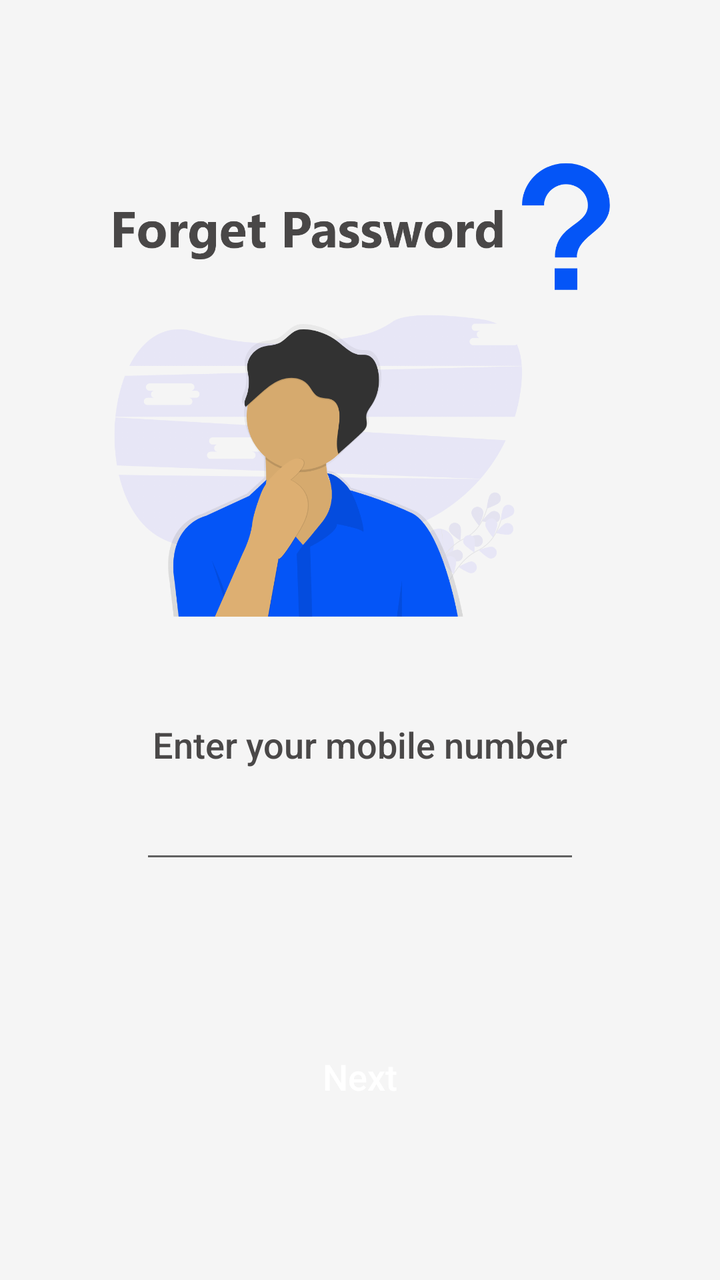
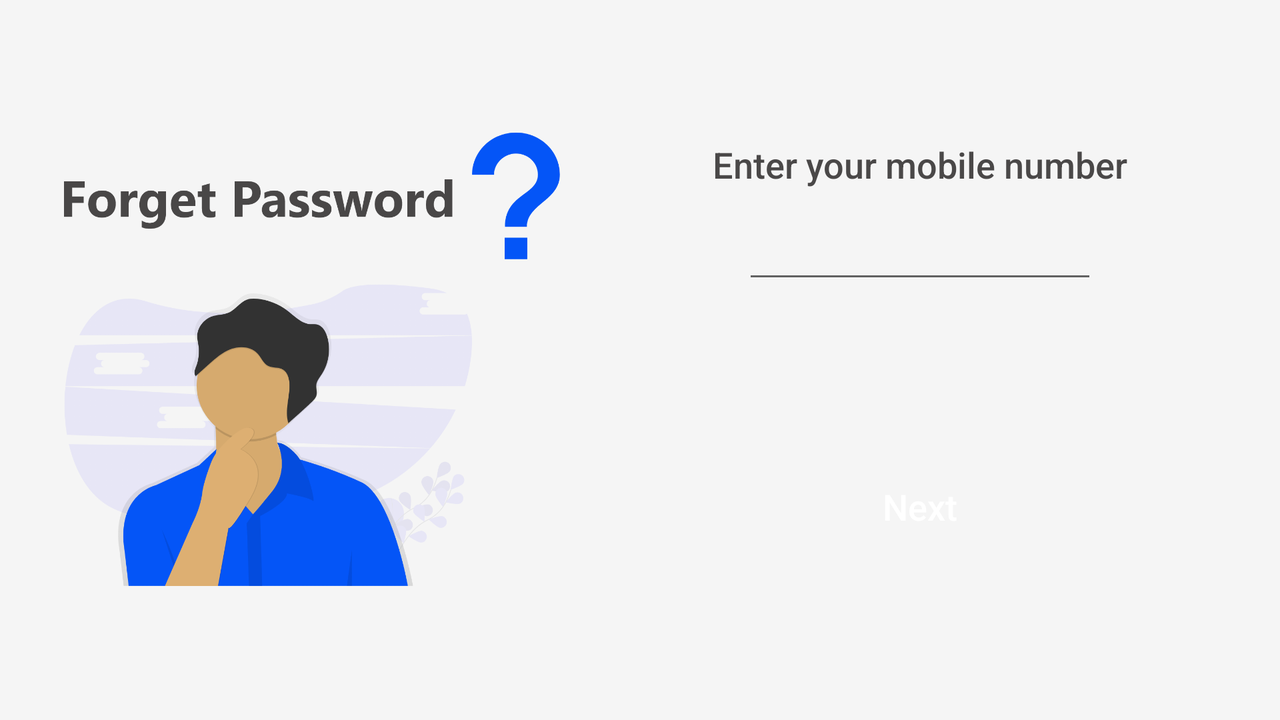

The same Android screen from two of the app's own layout files: first res/layout/ as a phone draws it, then the repository's variant for another configuration, drawn on a device whose configuration selects that folder. Both files follow.
<!-- AndroidManifest.xml: application theme AppTheme -->
<!-- res/layout/activity_forget_password.xml -->
<?xml version="1.0" encoding="utf-8"?>
<androidx.constraintlayout.widget.ConstraintLayout xmlns:android="http://schemas.android.com/apk/res/android"
    xmlns:app="http://schemas.android.com/apk/res-auto"
    xmlns:tools="http://schemas.android.com/tools"
    android:layout_width="match_parent"
    android:layout_height="match_parent"
    android:background="@color/lightWhite"
    tools:context="dev.dileepabandara.railwayguider.Common.ForgetPassword">

    <ProgressBar
        android:id="@+id/progressBarForgetPassword"
        style="?android:attr/progressBarStyle"
        android:layout_width="40sp"
        android:layout_height="40sp"
        android:visibility="invisible"
        android:layout_marginTop="20sp"
        android:layout_marginEnd="20sp"
        app:layout_constraintEnd_toEndOf="parent"
        app:layout_constraintTop_toTopOf="parent" />

    <LinearLayout
        android:id="@+id/linearLayout25"
        android:layout_width="wrap_content"
        android:layout_height="wrap_content"
        android:orientation="vertical"
        android:layout_marginTop="70dp"
        app:layout_constraintEnd_toEndOf="parent"
        app:layout_constraintStart_toStartOf="parent"
        app:layout_constraintTop_toTopOf="parent">

        <ImageView
            android:layout_width="250dp"
            android:layout_height="250dp"
            android:layout_gravity="center"
            android:src="@drawable/activity_forget_password" />

        <TextView
            android:layout_width="wrap_content"
            android:layout_height="wrap_content"
            android:layout_gravity="center"
            android:layout_marginTop="40dp"
            android:fontFamily="sans-serif-medium"
            android:text="Enter your mobile number"
            android:textColor="@color/font_color"
            android:textSize="18sp" />

        <com.google.android.material.textfield.TextInputLayout
            android:id="@+id/userMobile"
            android:gravity="center"
            android:layout_width="match_parent"
            android:layout_height="wrap_content"
            android:layout_gravity="center"
            android:paddingStart="15dp"
            android:paddingEnd="15dp">

            <com.google.android.material.textfield.TextInputEditText
                android:layout_width="match_parent"
                android:gravity="center"
                android:layout_height="wrap_content"
                android:inputType="number"
                android:textSize="18sp"
                android:maxLength="10"
                android:transitionName="txt_mobile" />

        </com.google.android.material.textfield.TextInputLayout>


    </LinearLayout>

    <Button
        android:id="@+id/btnNext"
        android:layout_width="270dp"
        android:layout_height="50dp"
        android:layout_gravity="center"
        android:background="@drawable/design_button"
        android:fontFamily="sans-serif-medium"
        android:gravity="center"
        android:text="Next"
        android:textAllCaps="false"
        android:textColor="@color/white"
        android:textSize="18sp"
        app:layout_constraintBottom_toBottomOf="parent"
        app:layout_constraintEnd_toEndOf="parent"
        app:layout_constraintStart_toStartOf="parent"
        app:layout_constraintTop_toBottomOf="@+id/linearLayout25" />

</androidx.constraintlayout.widget.ConstraintLayout>
<!-- resources referenced by this layout -->
<resources>
  <color name="font_color">#4A4848</color>
  <color name="lightWhite">#f5f5f5</color>
  <color name="white">#fff</color>
  <!-- drawable activity_forget_password: png bitmap (drawable, 157714 bytes) -->
  <style name="AppTheme" parent="Theme.AppCompat.Light.NoActionBar">
          
          <item name="colorPrimary">@color/colorPrimary</item>
          <item name="colorPrimaryDark">@color/colorPrimaryDark</item>
          <item name="colorAccent">@color/colorAccent</item>
          
          
  
          
          <item name="android:windowContentTransitions">true</item>
      </style>
  <color name="colorPrimary">#0455F7</color>
  <color name="colorPrimaryDark">#0455F7</color>
  <color name="colorAccent">#0455F7</color>
</resources>
<!-- res/layout-land/activity_forget_password.xml (the repository's variant of the layout above) -->
<!-- drawn on the phone turned sideways -->
<?xml version="1.0" encoding="utf-8"?>
<androidx.constraintlayout.widget.ConstraintLayout xmlns:android="http://schemas.android.com/apk/res/android"
    xmlns:app="http://schemas.android.com/apk/res-auto"
    xmlns:tools="http://schemas.android.com/tools"
    android:layout_width="match_parent"
    android:layout_height="match_parent"
    android:background="@color/lightWhite"
    tools:context="dev.dileepabandara.railwayguider.Common.ForgetPassword">

    <ProgressBar
        android:id="@+id/progressBarForgetPassword"
        style="?android:attr/progressBarStyle"
        android:layout_width="40sp"
        android:layout_height="40sp"
        android:visibility="invisible"
        android:layout_marginTop="20sp"
        android:layout_marginEnd="20sp"
        app:layout_constraintEnd_toEndOf="parent"
        app:layout_constraintTop_toTopOf="parent" />

    <LinearLayout
        android:id="@+id/linearLayout25"
        android:layout_width="wrap_content"
        android:layout_height="wrap_content"
        android:layout_marginTop="70dp"
        android:orientation="vertical"
        app:layout_constraintEnd_toEndOf="parent"
        app:layout_constraintStart_toEndOf="@+id/imageView16"
        app:layout_constraintTop_toTopOf="parent">

        <TextView
            android:layout_width="wrap_content"
            android:layout_height="wrap_content"
            android:layout_gravity="center"
            android:fontFamily="sans-serif-medium"
            android:text="Enter your mobile number"
            android:textColor="@color/font_color"
            android:textSize="18sp" />

        <com.google.android.material.textfield.TextInputLayout
            android:id="@+id/userMobile"
            android:layout_width="match_parent"
            android:layout_height="wrap_content"
            android:layout_gravity="center"
            android:gravity="center"
            android:paddingStart="15dp"
            android:paddingEnd="15dp">

            <com.google.android.material.textfield.TextInputEditText
                android:layout_width="match_parent"
                android:layout_height="wrap_content"
                android:gravity="center"
                android:inputType="number"
                android:maxLength="10"
                android:textSize="18sp"
                android:transitionName="txt_mobile" />

        </com.google.android.material.textfield.TextInputLayout>


    </LinearLayout>

    <Button
        android:id="@+id/btnNext"
        android:layout_width="270dp"
        android:layout_height="50dp"
        android:layout_gravity="center"
        android:background="@drawable/design_button"
        android:fontFamily="sans-serif-medium"
        android:gravity="center"
        android:text="Next"
        android:textAllCaps="false"
        android:textColor="@color/white"
        android:textSize="18sp"
        app:layout_constraintBottom_toBottomOf="parent"
        app:layout_constraintEnd_toEndOf="parent"
        app:layout_constraintStart_toEndOf="@+id/imageView16"
        app:layout_constraintTop_toBottomOf="@+id/linearLayout25" />

    <ImageView
        android:id="@+id/imageView16"
        android:layout_width="250dp"
        android:layout_height="250dp"
        android:layout_gravity="center"
        android:layout_marginStart="30dp"
        android:src="@drawable/activity_forget_password"
        app:layout_constraintBottom_toBottomOf="parent"
        app:layout_constraintStart_toStartOf="parent"
        app:layout_constraintTop_toTopOf="parent"
        app:layout_constraintVertical_bias="0.496" />

</androidx.constraintlayout.widget.ConstraintLayout>
